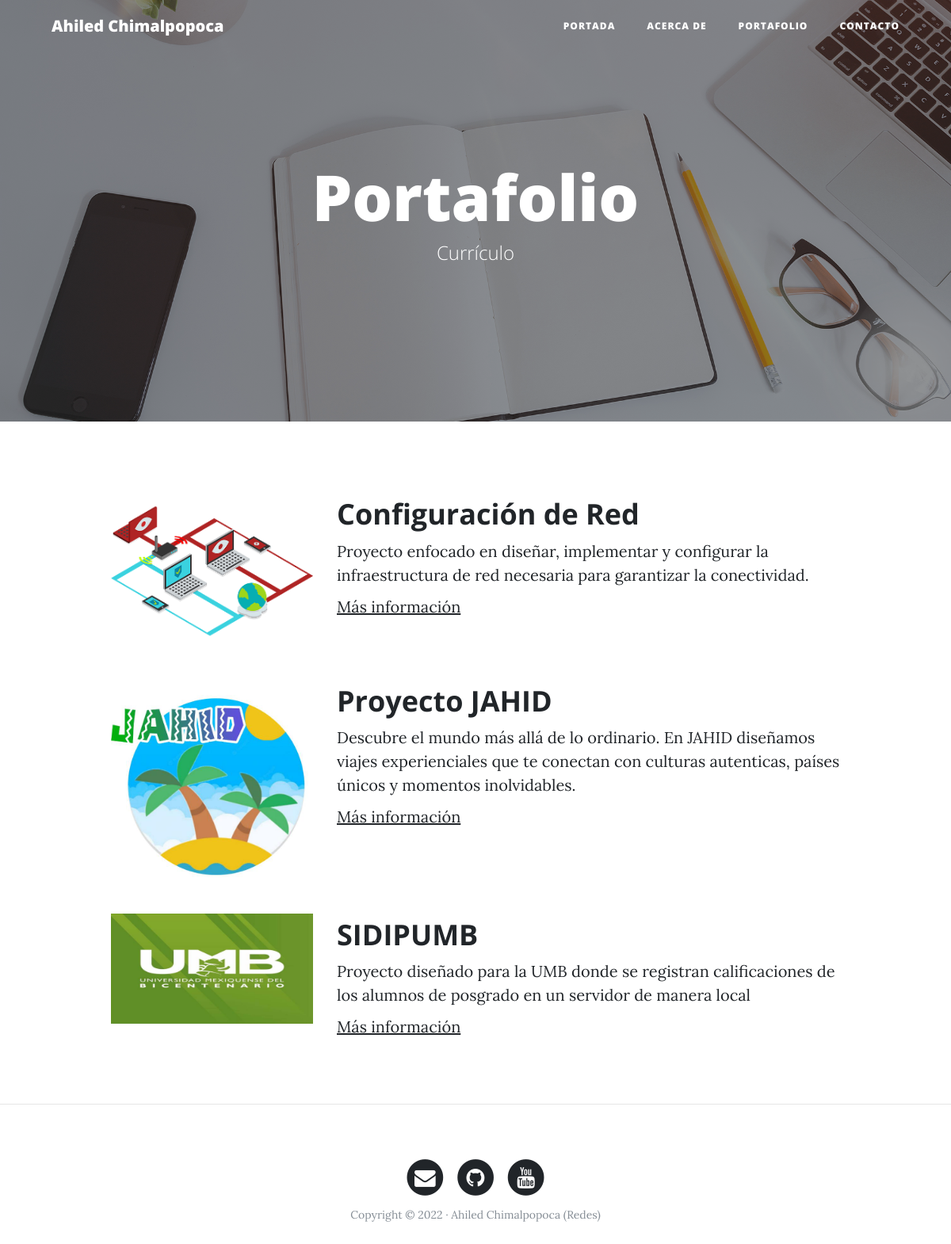
The page /portfolio/ on the database its author committed.
### portfolio/models.py (models this page shows, shortened)
class Project(models.Model):
    title = models.CharField(max_length=200, verbose_name="Título")
    description = models.TextField(verbose_name="Descripción")
    image = models.ImageField(verbose_name="Imagen", upload_to="projects")
    link = models.URLField(verbose_name="Dirección Web", null=True, blank=True)
    created = models.DateTimeField(auto_now_add=True, verbose_name="Fecha de creación")
    updated = models.DateTimeField(auto_now=True, verbose_name="Fecha de edición")
    class Meta:
        verbose_name = "proyecto"
        verbose_name_plural = "proyectos"
        ordering = ["-created"]

### portfolio/views.py (the view)
# urls.py: path('portfolio/', portfolio_views.portfolio, name="portfolio"),
def portfolio(request):
    projects = Project.objects.all()
    return render(request, "portfolio/portfolio.html", {'projects': projects})

### portfolio/templates/portfolio/portfolio.html (shortened to what this page needs)
{% extends 'core/base.html' %}
{% block background %}{% load static %}{% static 'core/img/portfolio-bg.jpg' %}{% endblock %}
{% block headers %}
<h1>Portafolio</h1>
<span class="subheading">Currículo</span>
{% endblock %}
{% block content %}
    {% for project in projects %}
        <div class="row project">
            <div class="col-lg-3 col-md-4 offset-lg-1">
                <img class="img-fluid" src="{{project.image.url}}" alt="">
            </div>
            <div class="col-lg-7 col-md-8">
                <h2 class="section-heading title">{{project.title}}</h2>
                <p>{{project.description}}</p>
                {% if project.link %}
                    <p><a href="{{project.link}}">Más información</a></p>
                {% endif %}
            </div>
        </div>
    {% endfor %}
{% endblock %}

### core/templates/core/base.html (shortened to what this page needs)
<!DOCTYPE html>
<html lang="es">
  <head>
    {% load static %}
    <link href="{% static 'core/vendor/bootstrap/css/bootstrap.min.css' %}" rel="stylesheet">
    <link href="{% static 'core/vendor/font-awesome/css/font-awesome.min.css' %}" rel="stylesheet" type="text/css">
    <link href="{% static 'core/css/clean-blog.min.css' %}" rel="stylesheet">
  </head>
  <body>
    <nav class="navbar navbar-expand-lg navbar-light fixed-top" id="mainNav">
      <div class="container">
        <a class="navbar-brand" href="{% url 'home' %}">Ahiled Chimalpopoca</a>
        <div class="collapse navbar-collapse" id="navbarResponsive">
          <ul class="navbar-nav ml-auto">
            <li class="nav-item">
              <a class="nav-link" href="{% url 'home' %}">Portada</a>
            </li>
            <li class="nav-item">
              <a class="nav-link" href="{% url 'about' %}">Acerca de</a>
            </li>
            <li class="nav-item">
              <a class="nav-link" href="{% url 'portfolio' %}">Portafolio</a>
            </li>
            <li class="nav-item">
              <a class="nav-link" href="{% url 'contact' %}">Contacto</a>
            </li>
          </ul>
        </div>
      </div>
    </nav>
    <header class="masthead" style="background-image: url('{% block background %}{% endblock %}')">
      <div class="overlay"></div>
      <div class="container">
        <div class="row">
          <div class="col-lg-8 col-md-10 mx-auto">
            <div class="site-heading">
              {% block headers %}{% endblock %}
            </div>
          </div>
        </div>
      </div>
    </header>
    <div class="container">
      {% block content %}{% endblock %}
    </div>
    {% if request.path != "/" %}<hr>{% endif %}
    <footer>
      <div class="container">
        <div class="row">
          <div class="col-lg-8 col-md-10 mx-auto">
            <ul class="list-inline text-center">
              <li class="list-inline-item">
                <a href="#">
                  <span class="fa-stack fa-lg">
                    <i class="fa fa-circle fa-stack-2x"></i>
                    <i class="fa fa-envelope fa-stack-1x fa-inverse"></i>
                  </span>
                </a>
              </li>
              <li class="list-inline-item">
                <a href="#">
                  <span class="fa-stack fa-lg">
                    <i class="fa fa-circle fa-stack-2x"></i>
                    <i class="fa fa-github fa-stack-1x fa-inverse"></i>
                  </span>
                </a>
              </li>
              <li class="list-inline-item">
                <a href="#">
                  <span class="fa-stack fa-lg">
                    <i class="fa fa-circle fa-stack-2x"></i>
                    <i class="fa fa-youtube fa-stack-1x fa-inverse"></i>
                  </span>
                </a>
              </li>
            </ul>
            <p class="copyright text-muted">Copyright &copy; 2022 · Ahiled Chimalpopoca (Redes) </p>
          </div>
        </div>
      </div>
    </footer>
  </body>
</html>

### rows shown on the page
Project: image (picture), title "Configuración de Red", description "Proyecto enfocado en diseñar, implementar y configurar la infraestructura de red necesaria para garantizar la conectividad."
Project: image (picture), title "Proyecto JAHID", description "Descubre el mundo más allá de lo ordinario. En JAHID diseñamos viajes experienciales que te conectan con culturas autenticas, países únicos y momentos inolvidables."
Project: image (picture), title "SIDIPUMB", description "Proyecto diseñado para la UMB donde se registran calificaciones de los alumnos de posgrado en un servidor de manera local"
